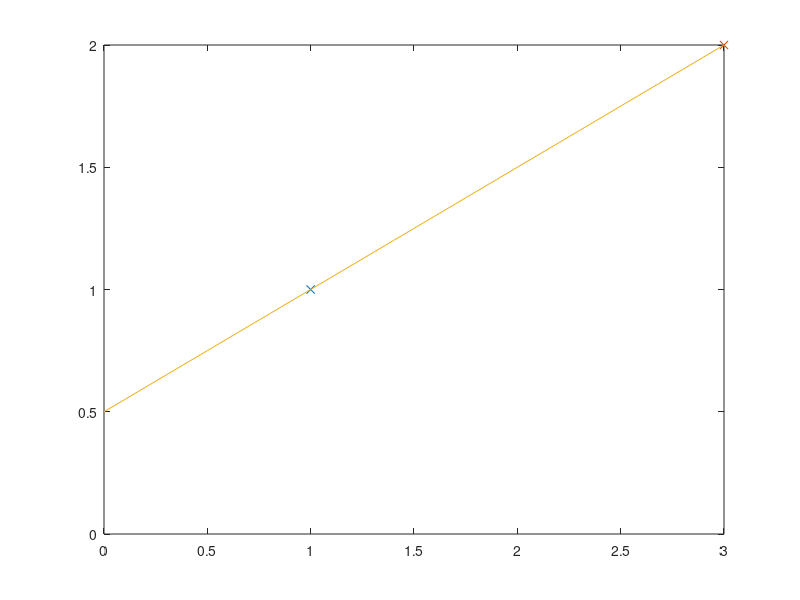

Recreate this plot in MATLAB. (Note: this script raises an error after producing the figure.)
x = 0:0.1:3;
y = 0.5.*x+0.5;
figure()
plot(1,1, 'x')
hold on
plot(3,2, 'x')
plot(x,y)
line = lineFromPoints([1 3;1 2]);
y2 = line(1).*x+line(3);
y2 = -line(2)*y2;
plot(x, y2, '-o')

function coefficients = lineFromPoints(points_cart)
p_diff = points_cart(:,2)-points_cart(:,1);
k = p_diff(2)/p_diff(1);
m = points_cart(2,2)-k*points_cart(1,2);
coefficients = [k -1 m]';
%line_coeff = polyfit([points_cart(1,1), points_cart(1,2)], [points_cart(2,1), points_cart(2,2)], 1);
%coefficients = [1/line_coeff(2), -line_coeff(1)/line_coeff(2), +1]';
end